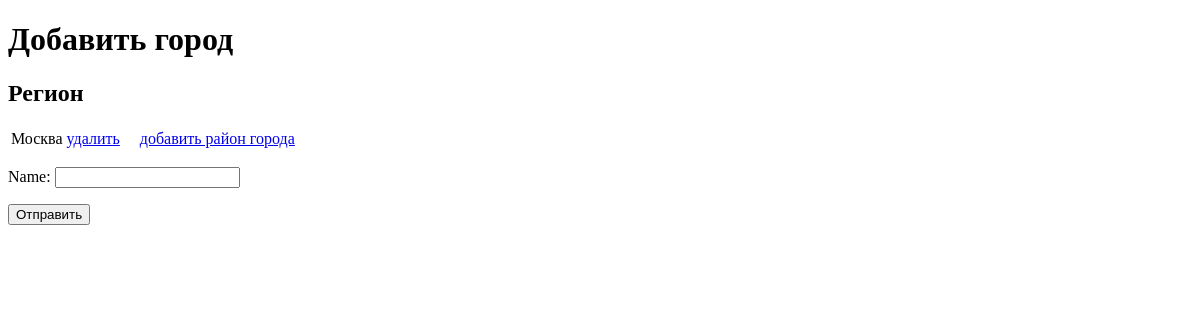
The app's page /geo/region/1/add_city, older data.
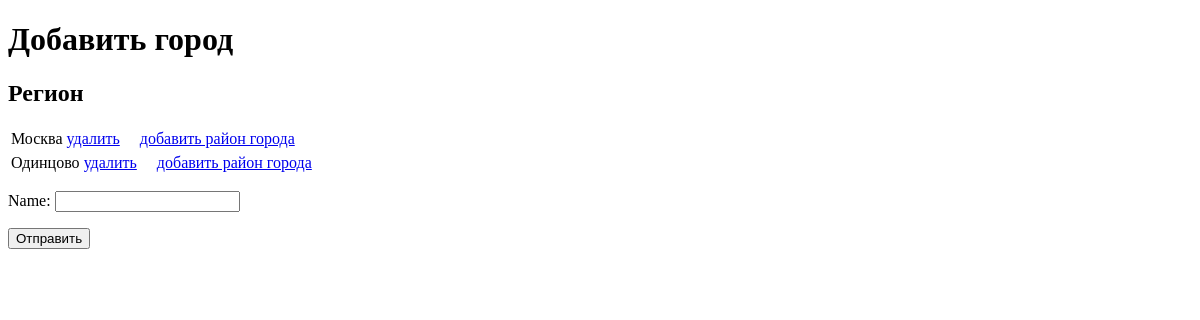
The same page, newer data.
### flat/models.py (models this page shows, shortened)
class City(models.Model):
    name = models.CharField(max_length=100)
    region = models.ForeignKey(Region, on_delete=models.RESTRICT)
    pid = models.ForeignKey('self', null=True, blank=True, related_name='parent', on_delete=models.RESTRICT)
    class Meta:
        verbose_name_plural = 'Тип Города (для выборки)'
        verbose_name = 'Тип Город (для выборки)'

### geo/views.py (the view)
# urls.py: path('region/<int:id>/add_city', views.add_city, name='region.add_city'),
def add_city(request, id):
    citylistitems = City.objects.filter(region_id=id)
    citylist = []
    citylistchildren = {}
    for r in citylistitems:
        if r.pid:
            if r.pid not in citylistchildren:
                citylistchildren[r.pid] = []
            citylistchildren[r.pid].append(r)
        else:
            citylist.append(r)
    context = {
        'id': id,
        'citylist': citylist,
        'citylistchildren': citylistchildren
    }
    return render(request, 'geo/add_city.html', context)

### geo/templates/geo/add_city.html (shortened to what this page needs)
<!DOCTYPE html>
<html lang="en" xmlns="http://www.w3.org/1999/html">
<head>
</head>
<body>
<h1>Добавить город</h1>
<h2> Регион   </h2>
{% for c in citylist %}
<table>
     <tr>
    <td>{{c.name}}</td>
     <td>
         <a href="{% url 'city.delete' c.id %}">удалить</a> &nbsp;&nbsp;&nbsp;
         <a href="{% url 'city.add_district' c.id %}">добавить район города</a>
     </td>
     </tr>
</table>
{% endfor %}
<form method="post" action="{% url 'region.create_city' id %}">
    <p><label for="id_name">Name:</label>
        <input type="text" name="name" maxlength="100" required="" id="id_name">
    </p>
    <button type="submit">Отправить</button>
</form>
</body>
</html>

Row changes from the older to the newer data that the page shows:
added City: name "Одинцово"
